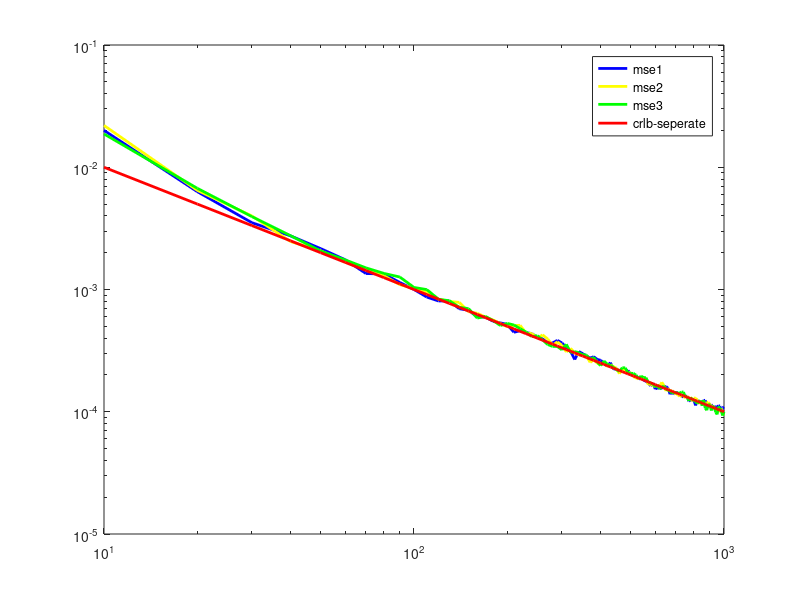
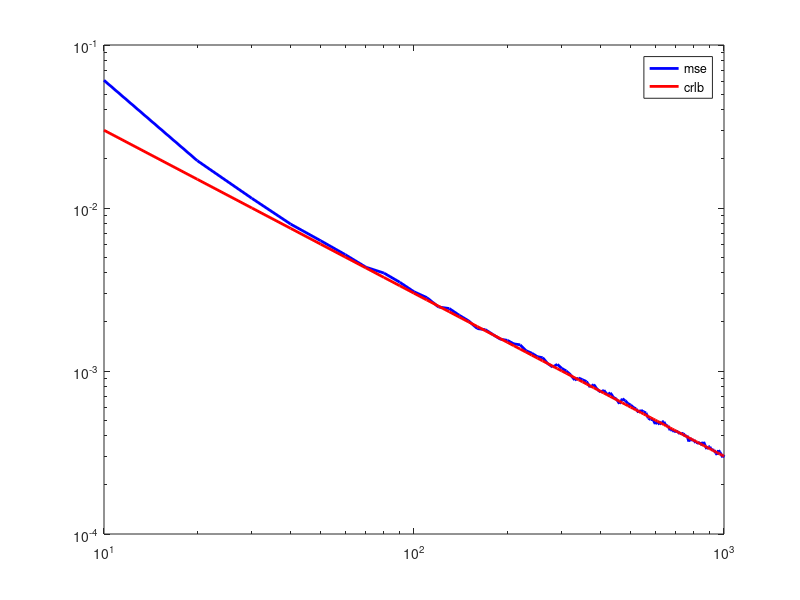
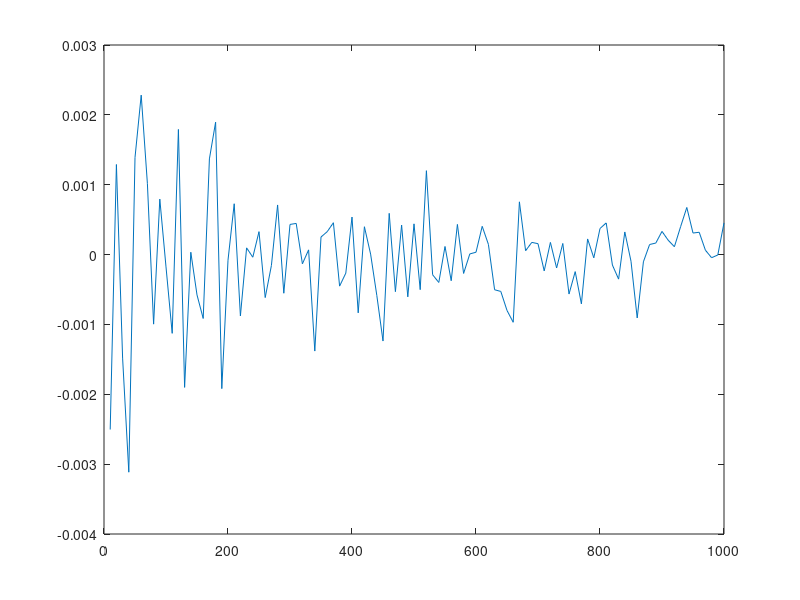

These figures' MATLAB source, in order:
clear all
close all

% syms phi0 phi1 phi2 x
% phi0=1;
% phi1=sqrt(3)*(3*x-1);
% phi2=sqrt(5)*(6*x^2-6*x+1);
% Phi0=[phi0, phi0];
t=10;
Nrun=1000;
a0s=ones(3,Nrun);
crlb=zeros(1,10);
MSE = zeros(3, 100);
% For our estimates
arrayMSE1 = zeros(1,100);
arrayMSE2 = zeros(1,100);
arrayMSE3 = zeros(1,100);
Bias=zeros(3,100);

for N=10:10:1000
    a_ML=zeros(3,Nrun); % ML estimator vector
    snr=ones(Nrun,1);
    
    
    for r=1:Nrun
       
        x=unifrnd(0,1,[N,1]);
%         x
        n=normrnd(0,sqrt(0.1),[N,1]);
        Phi=zeros(3,3);
        PhiV=zeros(3,1);
        y_sum=0;
%         A=zeros(3,1);
        yy1 = ones(N,1);
        yy2 = sqrt(3)*(2*x-1);
%         x.^2
        yy3 = sqrt(5)*(6*(x.^2)-6*x+1);
        Phi0=[yy1, yy2, yy3];
        Phi1=Phi0'*Phi0;
        z=Phi0*a0s(:,1);
        y=z+n;
       
        Ez=z'*z;
        En=n'*n;
        snr(r)=Ez/En;
        
        
        %for j=1:N
         %   Phi0=[1; sqrt(3)*(3*x(j)-1); sqrt(5)*(6*x(j)^2-6*x(j)+1)];
          %  Phi1=Phi0*Phi0';
           % Phi=Phi+Phi1;
            %PhiV=Phi0;
            %y_sum=sum(Phi0)+n(j);
            %A=A+y_sum*PhiV;
        %end
        
        a_ML(:,r)=inv(Phi1)*Phi0'*y;
    end
    
    E_aML=(1/Nrun)*sum(a_ML,2);
    Bias(:,N/10)=E_aML-a0s(:,1);
    
    SNR(N/10)=(1/Nrun)*sum(snr);
    
    temp1 = (a_ML-a0s);
    temp2 = temp1';
    sum1 = 0;sum2 = 0;sum3 = 0;
    
    for i=1:1:Nrun
        temp2(i,:);
        temp1(:,i);
        temp2(i,:)*temp1(:,i);
        sum1 = sum1 + temp2(i,1)*temp1(1,i);
        sum2 = sum2 + temp2(i,2)*temp1(2,i);
        sum3 = sum3 + temp2(i,3)*temp1(3,i);
    end
    
    sum1 = sum1/Nrun;
    sum2 = sum2/Nrun;
    sum3 = sum3/Nrun;
    arrayMSE1(1,N/10) = sum1;
    arrayMSE2(1,N/10) = sum2;
    arrayMSE3(1,N/10) = sum3;
    %MSE(N)=mean(sum((a_ML-a0s).^2));
    %a_Mean = sum(a_ML, 2) / size(a_ML, 2);
    %MSE(:, N)= sum((a_ML- a_Mean * ones(1, size(a_ML, 2))) .^2, 2) / size(a_ML, 2);
    
    FIM=10*N*eye(3);
    %CRLB=10/(N^2);
    CRLB=inv(FIM);
    crlb(1,N/10)=trace(CRLB)/3;
    
end

axis equal
q=10:10:1000;
loglog(q,arrayMSE1,'b','LineWidth',2);hold on
loglog(q,arrayMSE2,'y','LineWidth',2);hold on
loglog(q,arrayMSE3,'g','LineWidth',2);hold on
p=10:10:1000;
loglog(p,crlb,'r','LineWidth',2);
legend('mse1','mse2','mse3','crlb-seperate');hold off

figure
axis equal
q=10:10:1000;
loglog(q,arrayMSE1+arrayMSE2+arrayMSE3,'b','LineWidth',2);hold on
p=10:10:1000;
loglog(p,crlb*3,'r','LineWidth',2);
legend('mse','crlb');hold off

figure
axis equal
q=10:10:1000;
plot(q,Bias(1,:));%hold on
%plot(q,SNR,'r');hold off
%loglog(SNR,Bias(1,:));
